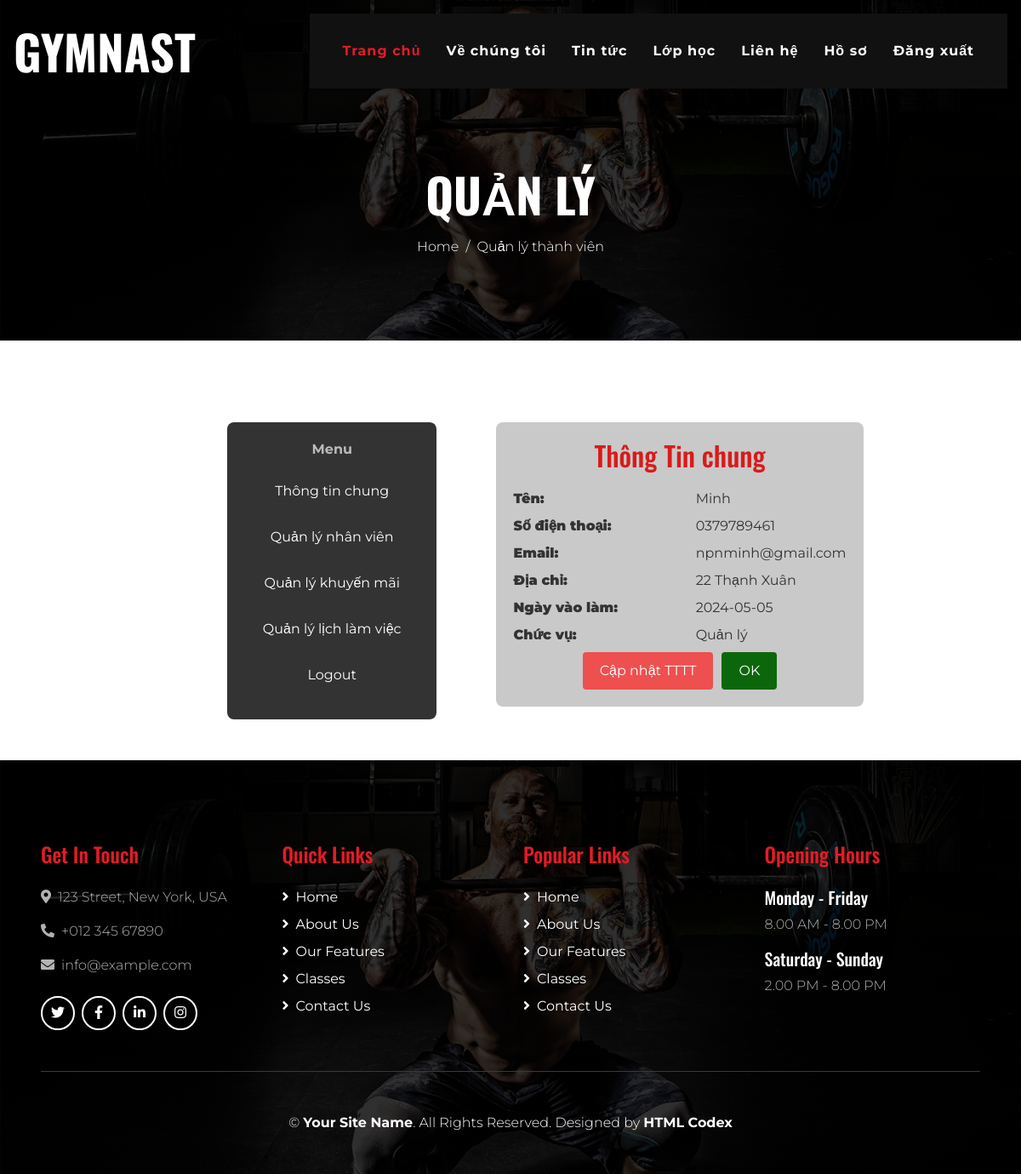
/view/ChiTietNV.php?idnv=1 (signed in), run on the app's committed database.
### tables this page shows
CREATE TABLE `nhanvien` (
  `IDNhanVien` int(10) NOT NULL,
  `TenNhanVien` varchar(250) NOT NULL,
  `SoDienThoai` varchar(10) NOT NULL,
  `Password` varchar(255) NOT NULL,
  `DiaChi` varchar(255) NOT NULL,
  `Email` varchar(255) NOT NULL,
  `NgayVaoLam` date NOT NULL,
  `IDRole` int(10) NOT NULL
);

CREATE TABLE `vaitro` (
  `IDRole` int(10) NOT NULL,
  `TenViTri` varchar(100) NOT NULL,
  `MoTa` varchar(100) NOT NULL
);

### model/mNhanVien.php (called while the page is built, shortened)
<?php
    class mNhanVien{
        public function queryNhanVien($idnv){
            $p = new clsketnoi();
            $con = $p->MoKetNoi();
            $query = "SELECT * from nhanvien n join vaitro v on v.IDRole= n.IDRole where IDNhanVien ='$idnv' LIMIT 1";
            $kq = mysqli_query($con, $query);
            return $kq;
        }
    }
?>

### controller/cNhanVien.php (called while the page is built, shortened)
<?php
    include_once('../model/mNhanVien.php');
    class cNhanVien{
        public function Query1NV($idnv)
        {
            $p = new mNhanVien();
		$kq= $p->queryNhanVien($idnv);
		if(mysqli_num_rows($kq)>0)
		{
			return $kq;
		}
		else
		{
			return false;
		}
        }
    }
?>

### view/ChiTietNV.php (the view, shortened to what this page needs)
<!DOCTYPE html>
<html lang="en">
<head>
    <link href="https://cdnjs.cloudflare.com/ajax/libs/font-awesome/5.10.0/css/all.min.css" rel="stylesheet">
    <link href="../assets/lib/flaticon/font/flaticon.css" rel="stylesheet">
    <link rel="stylesheet" href="login/css/chitiet.css">
    <link rel="stylesheet" href="login/css/style.css">
    <link href="../assets/css/style.min.css" rel="stylesheet">
</head>
<body class="bg-white">
    <div class="container-fluid p-0 nav-bar">
        <nav class="navbar navbar-expand-lg bg-none navbar-dark py-3">
            <a href="../index.php" class="navbar-brand">
                <h1 class="m-0 display-4 font-weight-bold text-uppercase text-white">Gymnast</h1>
            </a>
            <div class="collapse navbar-collapse justify-content-between" id="navbarCollapse">
                <div class="navbar-nav ml-auto p-4 bg-secondary">
                    <a href="../index.php" class="nav-item nav-link active">Trang chủ</a>
                    <a href="about.php" class="nav-item nav-link">Về chúng tôi</a>
                    <a href="feature.php" class="nav-item nav-link">Tin tức</a>
                    <a href="class.php" class="nav-item nav-link">Lớp học</a>
                    <a href="contact.php" class="nav-item nav-link">Liên hệ</a>
                    <?php
                    if (!isset($_SESSION['dn'])) {
                        echo '<a href="dieukien.php" class="nav-item nav-link">Đăng nhập</a>';
                        echo '<a href="dangkitapthu.php" class="nav-item nav-link">Đăng ký tập thử</a>';
                    }
                    else{
                        if($_SESSION['dn']== 1 || $_SESSION['dn']==2 ||$_SESSION['dn']==3)
                        {
                            echo '<a href="thongtinchungnv.php" class="nav-item nav-link">Hồ sơ</a>';
                        }
                        else{
                            echo '<a href="thongtinchungtv.php" class="nav-item nav-link">Hồ sơ</a>';
                        }
                        echo '<a href="dangxuat.php" class="nav-item nav-link">Đăng xuất</a>';
                    }
                    ?>
                </div>
            </div>
        </nav>
    </div>
    <div class="container-fluid page-header mb-5">
        <div class="d-flex flex-column align-items-center justify-content-center pt-0 pt-lg-5"
            style="min-height: 400px">
            <h4 class="display-4 mb-3 mt-0 mt-lg-5 text-white text-uppercase font-weight-bold">Quản lý</h4>
            <div class="d-inline-flex">
                <p class="m-0 text-white"><a class="text-white" href="">Home</a></p>
                <p class="m-0 text-white px-2">/</p>
                <p class="m-0 text-white">Quản lý thành viên</p>
            </div>
        </div>
    </div>
    <div class="container pt-5">
        <div class="left">
            <div class="sidebar">
                <div class="menu">
                    <p>Menu</p>
                    <ul>
                        <?php
                       echo '<li><a href="#home">Thông tin chung</a></li>';
                       switch($_SESSION['dn'])
                       {
                        case 1:
                                echo' <li><a href="#profile">Quản lý nhân viên</a></li>';
                                echo  '<li><a href="#settings">Quản lý khuyến mãi</a></li>';
                                echo  '<li><a href="#settings">Quản lý lịch làm việc</a></li>';
                                break;
                       }
                     echo   '<li><a href="#logout">Logout</a></li>';
                        ?>
                    </ul>
                </div>
            </div>
        </div>
        <div class="right">
            <div class="update-info-container">
                <?php
                include_once('../controller/cNhanVien.php');
                $p = new cNhanVien();
                if(isset($_REQUEST['idnv']))
                {
                    $idnv=$_REQUEST['idnv'];
                    $kq = $p->Query1NV($idnv);
                    if($kq)
                    {
                        while($r= mysqli_fetch_assoc($kq))
                        {
                            echo'<h2>Thông Tin chung</h2>
                <label for="name">Tên:</label>
                <span class="Ten">'.$r['TenNhanVien'].'</span>
                <br>
                <label for="phone">Số điện thoại:</label>
                <span class="sdt">'.$r['SoDienThoai'].'</span>
                <br>
                <label for="Email">Email:</label>
                <span class="email">'.$r['Email'].'</span>
                <br>
                <label for="address">Địa chỉ:</label>
                <span class="diachi">'.$r['DiaChi'].'</span>
                <br>
                <label for="thanhvien">Ngày vào làm:</label>
                <span class="thanhvien">'.$r['NgayVaoLam'].'</span>
                <br>
                <label for="thanhvien">Chức vụ:</label>
                <span class="thanhvien">'.$r['TenViTri'].'</span>
                <br>';
                        }
                    }
                }
                ?>
                <div class="button-group">
                    <button type="submit" class="update-btn">Cập nhật TTTT</button>
                    <button type="button" class="submit-btn">OK</button>
                </div>
            </div>
        </div>
    </div>
    <div class="footer container-fluid mt-5 py-5 px-sm-3 px-md-5 text-white">
        <div class="row pt-5">
            <div class="col-lg-3 col-md-6 mb-5">
                <h4 class="text-primary mb-4">Get In Touch</h4>
                <p><i class="fa fa-map-marker-alt mr-2"></i>123 Street, New York, USA</p>
                <p><i class="fa fa-phone-alt mr-2"></i>+012 345 67890</p>
                <p><i class="fa fa-envelope mr-2"></i>info@example.com</p>
                <div class="d-flex justify-content-start mt-4">
                    <a class="btn btn-outline-light rounded-circle text-center mr-2 px-0"
                        style="width: 40px; height: 40px;" href="#"><i class="fab fa-twitter"></i></a>
                    <a class="btn btn-outline-light rounded-circle text-center mr-2 px-0"
                        style="width: 40px; height: 40px;" href="#"><i class="fab fa-facebook-f"></i></a>
                    <a class="btn btn-outline-light rounded-circle text-center mr-2 px-0"
                        style="width: 40px; height: 40px;" href="#"><i class="fab fa-linkedin-in"></i></a>
                    <a class="btn btn-outline-light rounded-circle text-center mr-2 px-0"
                        style="width: 40px; height: 40px;" href="#"><i class="fab fa-instagram"></i></a>
                </div>
            </div>
            <div class="col-lg-3 col-md-6 mb-5">
                <h4 class="text-primary mb-4">Quick Links</h4>
                <div class="d-flex flex-column justify-content-start">
                    <a class="text-white mb-2" href="#"><i class="fa fa-angle-right mr-2"></i>Home</a>
                    <a class="text-white mb-2" href="#"><i class="fa fa-angle-right mr-2"></i>About Us</a>
                    <a class="text-white mb-2" href="#"><i class="fa fa-angle-right mr-2"></i>Our Features</a>
                    <a class="text-white mb-2" href="#"><i class="fa fa-angle-right mr-2"></i>Classes</a>
                    <a class="text-white" href="#"><i class="fa fa-angle-right mr-2"></i>Contact Us</a>
                </div>
            </div>
            <div class="col-lg-3 col-md-6 mb-5">
                <h4 class="text-primary mb-4">Popular Links</h4>
                <div class="d-flex flex-column justify-content-start">
                    <a class="text-white mb-2" href="#"><i class="fa fa-angle-right mr-2"></i>Home</a>
                    <a class="text-white mb-2" href="#"><i class="fa fa-angle-right mr-2"></i>About Us</a>
                    <a class="text-white mb-2" href="#"><i class="fa fa-angle-right mr-2"></i>Our Features</a>
                    <a class="text-white mb-2" href="#"><i class="fa fa-angle-right mr-2"></i>Classes</a>
                    <a class="text-white" href="#"><i class="fa fa-angle-right mr-2"></i>Contact Us</a>
                </div>
            </div>
            <div class="col-lg-3 col-md-6 mb-5">
                <h4 class="text-primary mb-4">Opening Hours</h4>
                <h5 class="text-white">Monday - Friday</h5>
                <p>8.00 AM - 8.00 PM</p>
                <h5 class="text-white">Saturday - Sunday</h5>
                <p>2.00 PM - 8.00 PM</p>
            </div>
        </div>
        <div class="container border-top border-dark pt-5">
            <p class="m-0 text-center text-white">
                &copy; <a class="text-white font-weight-bold" href="#">Your Site Name</a>. All Rights Reserved. Designed
                by
                <a class="text-white font-weight-bold" href="https://htmlcodex.com">HTML Codex</a>
            </p>
        </div>
    </div>
</body>
</html>

### view/login/css/chitiet.css (style rules this page uses)
body { background-color: #000000; color: #e0e0e0; font-family: Arial, sans-serif; }
.container { padding-top: 5rem; display: flex; justify-content: center; }
.sidebar { background-color: #333333; padding: 20px; width: 100%; border-radius: 8px; }
.sidebar .menu p { text-align: center; color: #bbbbbb; font-weight: bold; margin-bottom: 15px; }
.sidebar .menu ul { list-style: none; padding: 0; margin: 0; text-align: center; }
.sidebar .menu ul li { margin: 10px 0; }
.sidebar .menu ul li a { color: #ffffff; text-decoration: none; font-weight: normal; display: block; padding: 10px 0; }
.update-info-container { width: fit-content; max-width: 800px; margin-left: 20px; padding: 20px; background-color: #b8b8b8c2; border-radius: 8px; color: #333333; }
.update-info-container h2 { color: #d81b1b; text-align: center; margin-bottom: 20px; }
label { display: inline-block; width: 200px; margin-right: 10px; color: #333333; font-weight: 1000; }
.submit-btn { background-color: #0c670c; color: #ffffff; padding: 10px 20px; border: none; border-radius: 4px; cursor: pointer; }
.button-group { display: flex; gap: 10px; justify-content: center; }
.update-btn { background-color: #ee4f4f; color: #ffffff; padding: 10px 20px; border: none; border-radius: 4px; cursor: pointer; }
.left { margin-left: 20%; margin-right: 50px; width: 25%; }
.right { width: 60%; }

### view/login/css/style.css (style rules this page uses)
body { font-family: "Roboto", sans-serif; background-color: #fff; }
p { color: #b3b3b3; font-weight: 300; }
h1, h2, h3, h4, h5, h6, .h1, .h2, .h3, .h4, .h5, .h6 { font-family: "Roboto", sans-serif; }
a { -webkit-transition: .3s all ease; -o-transition: .3s all ease; transition: .3s all ease; }
h2 { font-size: 20px; }

### data on the page
nhanvien: TenNhanVien "Minh", SoDienThoai "0379789461", Email "npnminh@gmail.com", DiaChi "22 Thạnh Xuân", NgayVaoLam "2024-05-05", IDRole.TenViTri "Quản lý"
